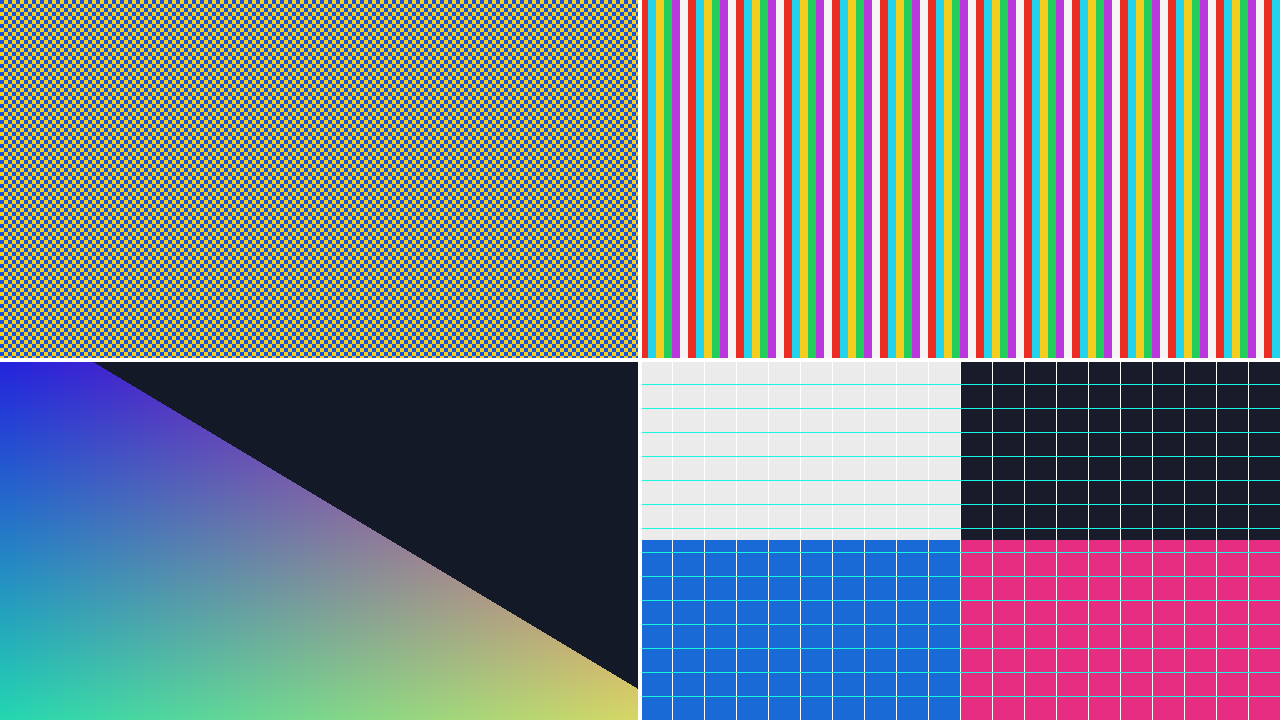
#> input picture fpga/project/stage9_bicubic_catmull_rom_multi_pixel_test/sim/720p_color_compare/input_chart_1280x720.bmp, 1280 x 720 px
$ python render_rotation_reference.py --input ../../fpga/project/stage9_bicubic_catmull_rom_multi_pixel_test/sim/720p_color_compare/input_chart_1280x720.bmp
#> lines starting #> are read from the running program, lines starting #| are printed output that depends on the picture; after the words box and inside, x2 and y2 are one past the last pixel; in counts of white or black regions, pixels touching at a corner belong together
"""Render output-to-source image-plane rotation references for FPGA work."""

from __future__ import annotations

import argparse
import hashlib
import json
import math
from pathlib import Path
import sys

try:
    import cv2 as cv
    import numpy as np
except ImportError as exc:
    raise SystemExit("Install host/requirements.txt before rendering a rotation reference") from exc


DEFAULT_ANGLES = (0.0, -10.0, 10.0, -20.0, 20.0)


def finite_angle(value: str) -> float:
    try:
        angle = float(value)
    except ValueError as exc:
        raise argparse.ArgumentTypeError("angle must be a number of degrees") from exc
    if not math.isfinite(angle):
        raise argparse.ArgumentTypeError("angle must be finite")
    return angle


def positive_int(value: str) -> int:
    number = int(value)
    if number <= 0:
        raise argparse.ArgumentTypeError("value must be a positive integer")
    return number


def parse_args() -> argparse.Namespace:
    parser = argparse.ArgumentParser(description=__doc__)
    parser.add_argument("--input", type=Path, help="optional image; without it, generate a synthetic checkerboard")
    parser.add_argument("--out", type=Path, default=Path("host/pose/output"), help="output directory")
    parser.add_argument("--angles-deg", type=finite_angle, nargs="+", default=DEFAULT_ANGLES,
                        help="visible counterclockwise angles; default: 0 -10 10 -20 20")
    parser.add_argument("--width", type=positive_int, default=1280, help="synthetic image width")
    parser.add_argument("--height", type=positive_int, default=720, help="synthetic image height")
    parser.add_argument("--square-px", type=positive_int, default=64, help="synthetic checker square size")
    parser.add_argument("--center", type=float, nargs=2, metavar=("X", "Y"),
                        help="rotation center in pixels; default is the image pixel-center midpoint")
    return parser.parse_args()


def read_image(path: Path) -> np.ndarray:
    encoded = np.fromfile(str(path), dtype=np.uint8)
    image = cv.imdecode(encoded, cv.IMREAD_COLOR) if encoded.size else None
#> image is the input picture: shape (720, 1280, 3); mean B, G, R 137.6, 130.3, 124.5
    if image is None:
        raise ValueError(f"Cannot decode input image: {path}")
    return image


def write_png(path: Path, image: np.ndarray) -> None:
    ok, encoded = cv.imencode(".png", image)
    if not ok:
        raise OSError(f"Cannot encode PNG: {path}")
    encoded.tofile(str(path))


def sha256_file(path: Path) -> str:
    digest = hashlib.sha256()
    with path.open("rb") as source:
        for block in iter(lambda: source.read(1024 * 1024), b""):
            digest.update(block)
    return digest.hexdigest()


def make_checkerboard(width: int, height: int, square_px: int) -> np.ndarray:
    """Create a centered 10x7 square board (9x6 inner corners)."""
    image = np.full((height, width, 3), 112, dtype=np.uint8)
    cols, rows = 10, 7
    board_width, board_height = cols * square_px, rows * square_px
    left, top = (width - board_width) // 2, (height - board_height) // 2
    if left < 0 or top < 0:
        raise ValueError("Synthetic checkerboard does not fit; reduce --square-px")
    for row in range(rows):
        for col in range(cols):
            shade = 245 if (row + col) % 2 == 0 else 12
            x0, y0 = left + col * square_px, top + row * square_px
            image[y0:y0 + square_px, x0:x0 + square_px] = shade
    cv.rectangle(image, (left, top), (left + board_width - 1, top + board_height - 1), (0, 80, 255), 2)
    cv.drawMarker(image, (width // 2, height // 2), (0, 255, 0), cv.MARKER_CROSS, 25, 2)
    cv.putText(image, "IMAGE CENTER", (width // 2 + 12, height // 2 - 10),
               cv.FONT_HERSHEY_SIMPLEX, 0.45, (0, 180, 0), 1, cv.LINE_AA)
    return image


def output_to_source_maps(
    width: int, height: int, angle_deg: float, center: tuple[float, float]
) -> tuple[np.ndarray, np.ndarray, np.ndarray]:
    """Build maps for positive visible CCW rotation in x-right/y-down image space."""
    cx, cy = center
    theta = math.radians(angle_deg)
    cosine, sine = math.cos(theta), math.sin(theta)
    output_x, output_y = np.meshgrid(
        np.arange(width, dtype=np.float32), np.arange(height, dtype=np.float32)
    )
    dx, dy = output_x - cx, output_y - cy
    source_x = cx + cosine * dx - sine * dy
    source_y = cy + sine * dx + cosine * dy
    matrix = np.asarray(
        [
            [cosine, -sine, cx * (1.0 - cosine) + sine * cy],
            [sine, cosine, cy * (1.0 - cosine) - sine * cx],
            [0.0, 0.0, 1.0],
        ],
        dtype=np.float64,
    )
    return source_x, source_y, matrix


def render_angle(
    source: np.ndarray, angle_deg: float, center: tuple[float, float]
) -> tuple[np.ndarray, np.ndarray, np.ndarray]:
    height, width = source.shape[:2]
    map_x, map_y, matrix = output_to_source_maps(width, height, angle_deg, center)
    valid = (
        np.isfinite(map_x) & np.isfinite(map_y)
        & (map_x >= 0.0) & (map_y >= 0.0)
        & (map_x < width - 1) & (map_y < height - 1)
    )
    rendered = cv.remap(
        source, map_x, map_y, cv.INTER_LINEAR,
        borderMode=cv.BORDER_CONSTANT, borderValue=(0, 0, 0),
    )
    rendered[~valid] = 0
    return rendered, (valid.astype(np.uint8) * 255), matrix


def angle_tag(angle_deg: float) -> str:
    sign = "p" if angle_deg >= 0 else "m"
    number = f"{abs(angle_deg):g}".replace(".", "p")
    return f"{sign}{number}deg"


def main() -> int:
    args = parse_args()
    input_path = args.input.resolve() if args.input else None
    try:
        source = read_image(input_path) if input_path else make_checkerboard(
            args.width, args.height, args.square_px
        )
    except (OSError, ValueError, cv.error) as exc:
        raise SystemExit(str(exc)) from exc

    height, width = source.shape[:2]
#> height = 720; width = 1280
    if args.center is None:
        center = ((width - 1) / 2.0, (height - 1) / 2.0)
#> center = (639.5, 359.5)
    else:
        center = (float(args.center[0]), float(args.center[1]))
        if not all(math.isfinite(value) for value in center):
            raise SystemExit("Rotation center must contain finite pixel coordinates")

    out_dir = args.out.resolve()
    out_dir.mkdir(parents=True, exist_ok=True)
    source_hash = sha256_file(input_path) if input_path else None
    outputs = []
    seen = set()
    for angle in args.angles_deg:
        if angle in seen:
            continue
        seen.add(angle)
        tag = angle_tag(angle)
        rendered, mask, matrix = render_angle(source, angle, center)
        image_name, mask_name = f"rotation_{tag}.png", f"rotation_{tag}_valid_mask.png"
        write_png(out_dir / image_name, rendered)
        write_png(out_dir / mask_name, mask)
        outputs.append({
            "angle_deg": angle,
            "image": image_name,
            "valid_mask": mask_name,
            "output_to_source_homography": matrix.tolist(),
            "valid_four_neighbor_pixels": int(np.count_nonzero(mask)),
            "invalid_pixels": int(mask.size - np.count_nonzero(mask)),
        })
#> this loop made 5 passes
#> matrix on passes 1 to 5: [[1, 0, 0], [0, 1, 0], [0, 0, 1]], [[0.985, 0.174, -52.71], [-0.174, 0.985, 116.5], [0, 0, 1]], [[0.985, -0.174, 72.14], [0.174, 0.985, -105.6], [0, 0, 1]], [[0.94, 0.342, -84.39], [-0.342, 0.94, 240.4], [0, 0, 1]], [[0.94, -0.342, 161.5], [0.342, 0.94, -197], [0, 0, 1]]
#> pass 1, in main, `rendered, mask, matrix = render_angle(source, angle, center)`:
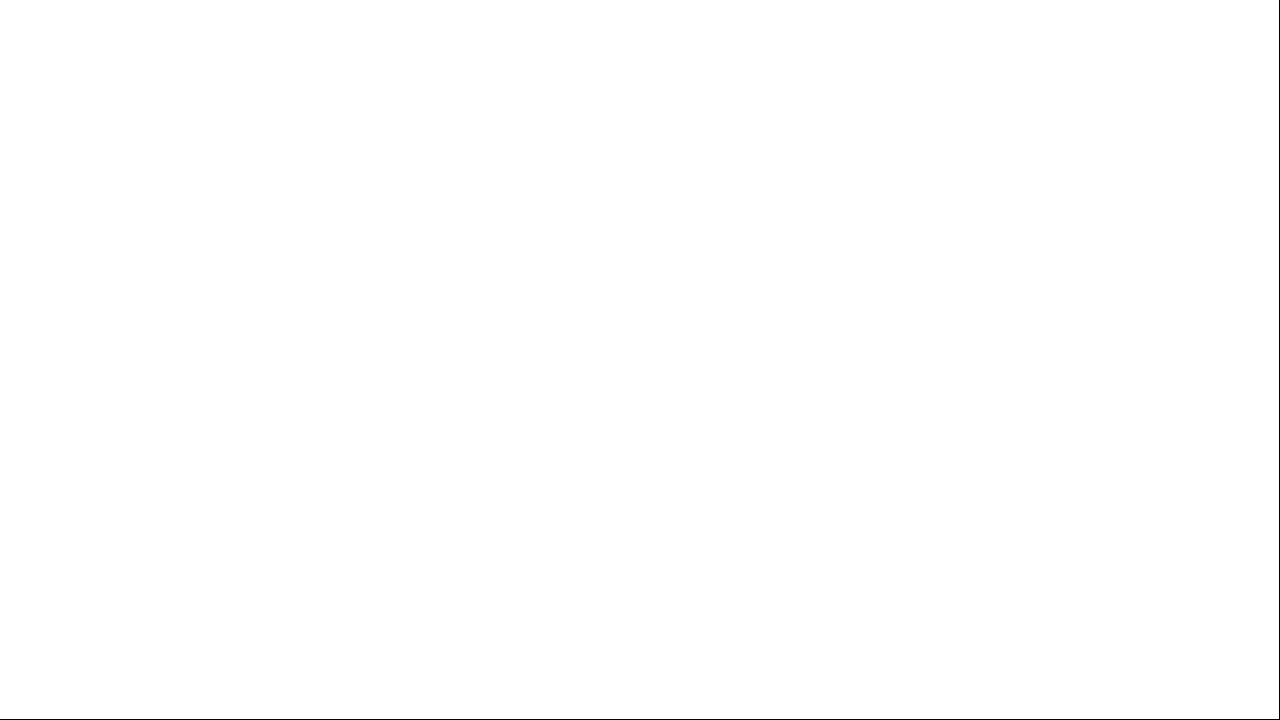
#> mask: shape (720, 1280); 99.8% white; black in thin lines or dots
#> pass 2, in render_angle (call 2), `rendered = cv.remap( source, map_x, map_y, cv.INTER_LINEAR, borderMode..`:
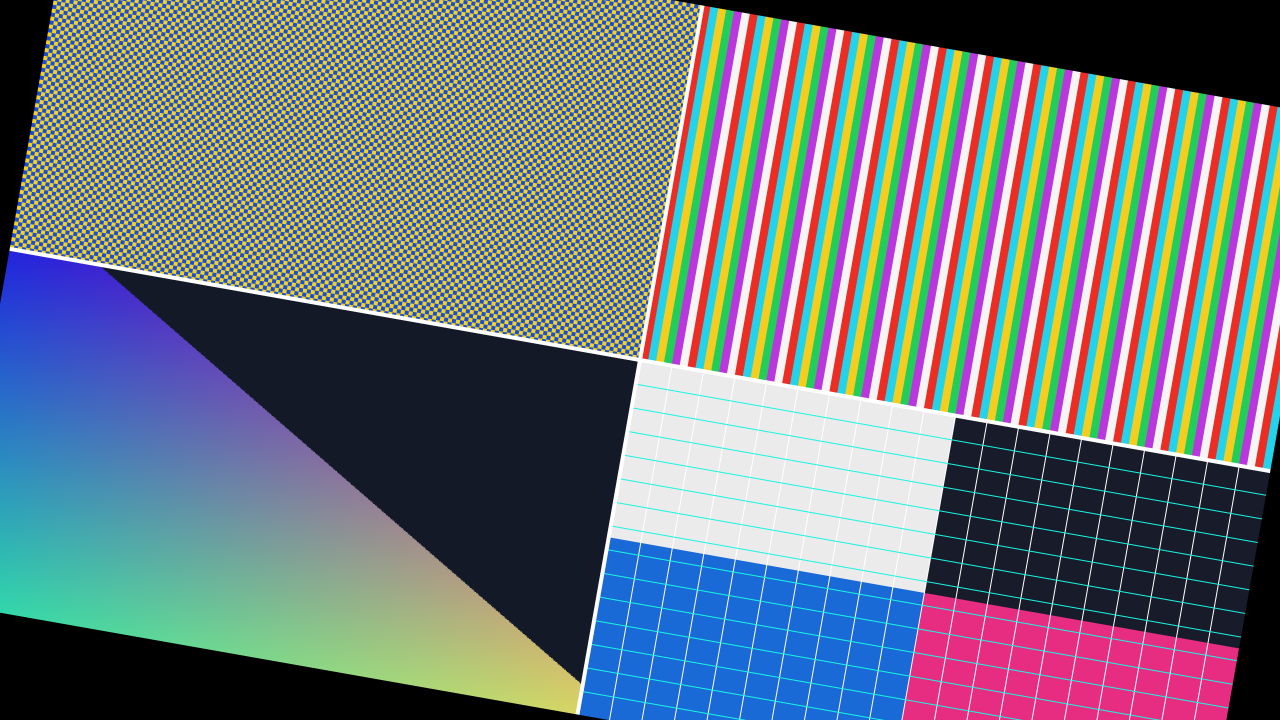
#> rendered: shape (720, 1280, 3); mean B, G, R 124.6, 119.9, 111.7
#> pass 2, in main, `rendered, mask, matrix = render_angle(source, angle, center)`:
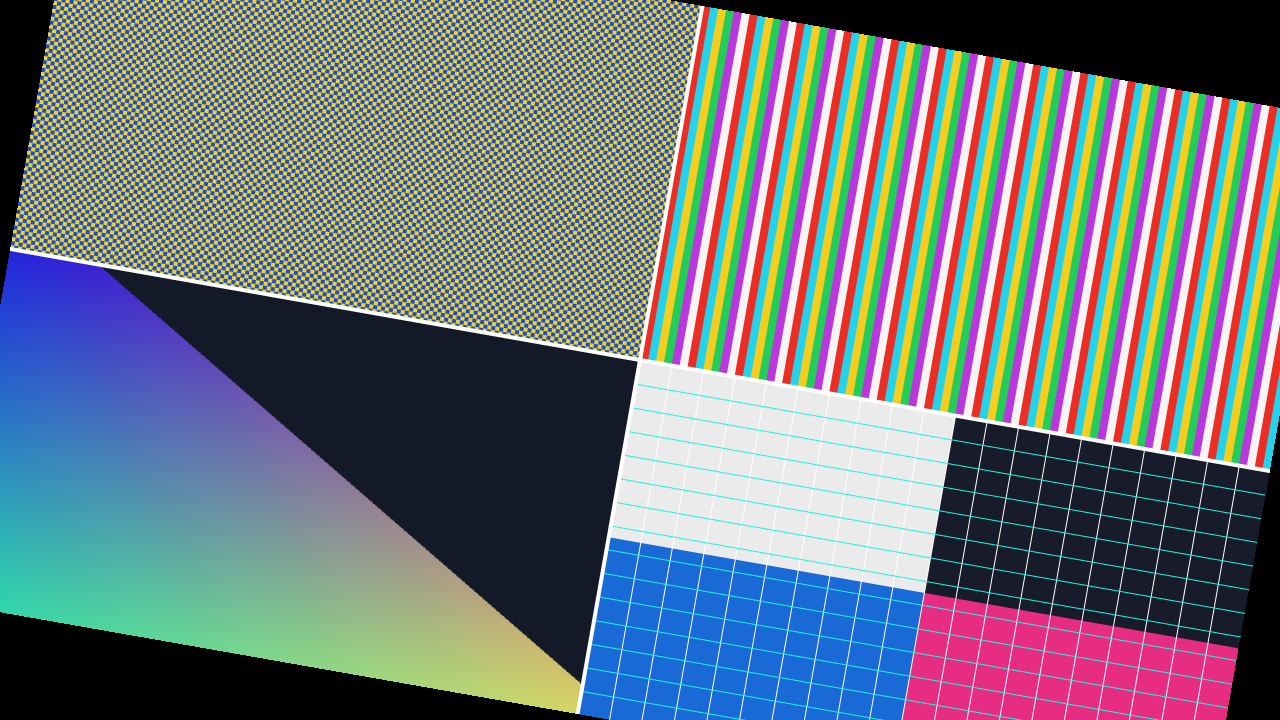
#> rendered: shape (720, 1280, 3); 0.2% of pixels changed, all inside (x1, y1, x2, y2) = (0, 0, 1280, 720)
#> after the loop:
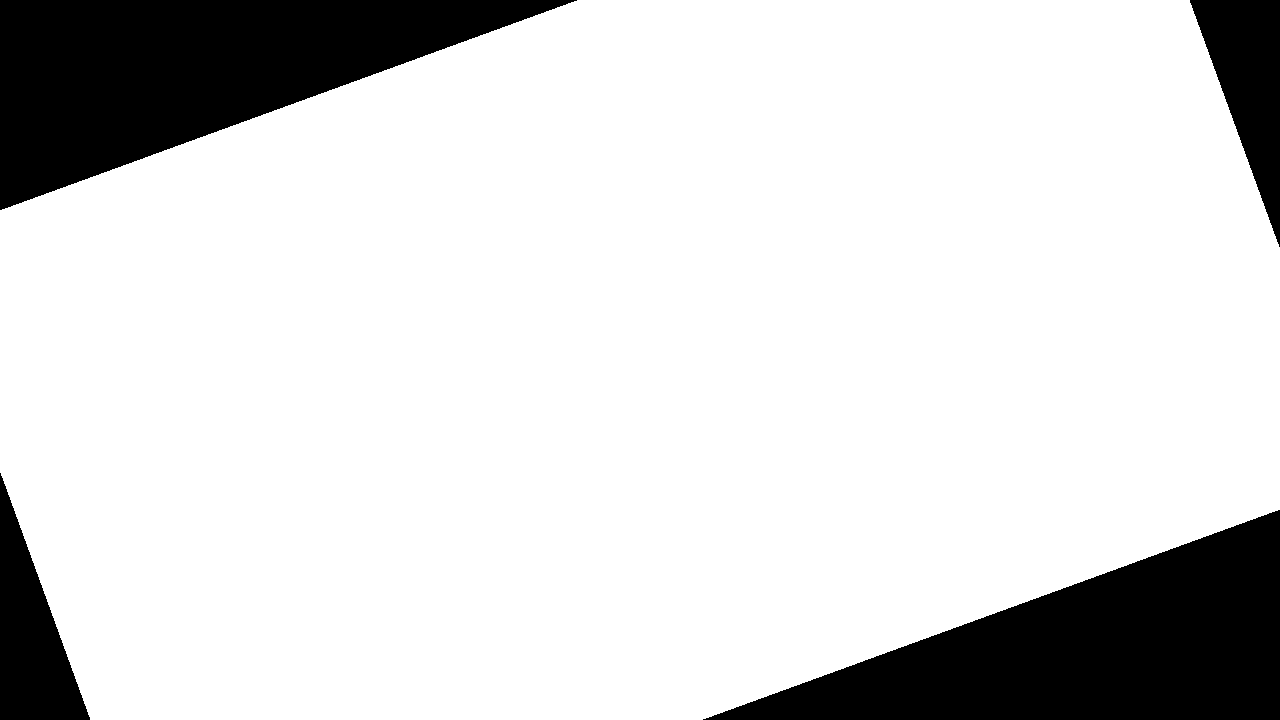
#> mask: shape (720, 1280); 84.4% white; 4 black regions, box (x1, y1, x2, y2) and area: (0, 0, 577, 210) 60794, (703, 510, 1280, 720) 60794, (1190, 0, 1280, 247) 11249, (0, 473, 90, 720) 11249
#> after the loop, outputs = 5 items; seen = 5 items

    metadata = {
        "schema": "pango-rotation-reference-v1",
        "input_file": str(input_path) if input_path else "generated_synthetic_checkerboard",
        "input_sha256": source_hash,
        "image_size": [width, height],
        "opencv_version": cv.__version__,
        "rotation_center_xy_pixels": list(center),
        "angle_semantics": "positive angle rotates the displayed source image counterclockwise",
        "coordinate_convention": "pixel centers; x increases right; y increases down",
        "mapping": "output pixel -> source pixel; source = center + R_image(-angle) * (output - center)",
        "interpolation": "OpenCV INTER_LINEAR",
        "outside_four_neighbor_policy": "black; valid only when all four bilinear source neighbors are in-frame",
        "outputs": outputs,
    }
    (out_dir / "rotation_reference.json").write_text(
        json.dumps(metadata, ensure_ascii=False, indent=2) + "\n", encoding="utf-8"
    )
    print(f"Saved {len(outputs)} angle references in {out_dir}")
#| Saved 5 angle references in host/pose/host/pose/output
    return 0


if __name__ == "__main__":
    sys.exit(main())
#> (the program exits here)
